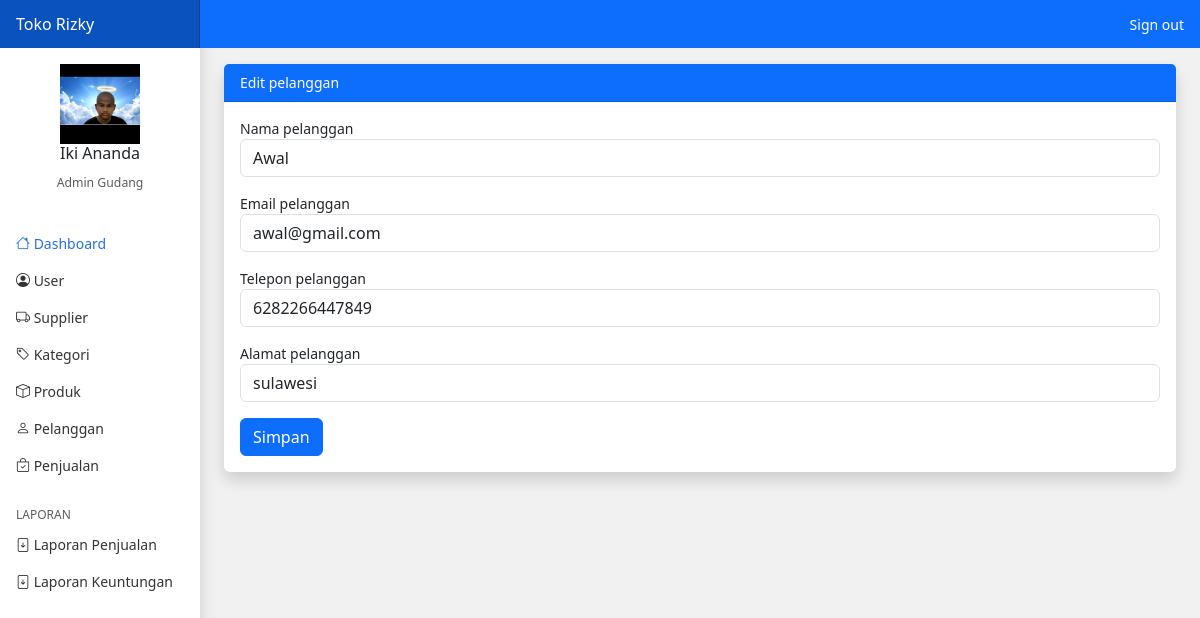
/gudang/index.php?page=pelanggan_edit&id=1 (signed in), run on the app's committed database.
### tables this page shows
CREATE TABLE `pelanggan` (
  `id_pelanggan` int(11) NOT NULL,
  `id_toko` int(11) NOT NULL,
  `nama_pelanggan` varchar(100) NOT NULL,
  `email_pelanggan` varchar(100) NOT NULL,
  `telepon_pelanggan` varchar(25) NOT NULL,
  `alamat_pelanggan` varchar(100) NOT NULL
);

### gudang/pelanggan_edit.php (the view, shortened to what this page needs)
<?php
$id_pelanggan = $_GET['id'];
$id_toko =$_SESSION['user']['id_toko'];
$ambil = $koneksi->query("SELECT * FROM pelanggan WHERE id_pelanggan ='$id_pelanggan' AND id_toko ='$id_toko' ");
$pelanggan = $ambil->fetch_assoc();
?>
<div class="card border-0 shadow">
    <div class="card-header bg-primary text-white">Edit pelanggan</div>
    <div class="card-body">
        <form method="post">
            <div class="mb-3">
                <label>Nama pelanggan</label>
                <input type="text" name="nama" class="form-control" value="<?php echo $pelanggan['nama_pelanggan'] ?>">
            </div>
            <div class="mb-3">
                <label>Email pelanggan</label>
                <input type="text" name="email" class="form-control" value="<?php echo $pelanggan['email_pelanggan'] ?>">
            </div>
            <div class="mb-3">
                <label>Telepon pelanggan</label>
                <input type="text" name="telepon" class="form-control" value="<?php echo $pelanggan['telepon_pelanggan'] ?>">
            </div>
            <div class="mb-3">
                <label>Alamat pelanggan</label>
                <input type="text" name="alamat" class="form-control" value="<?php echo $pelanggan['alamat_pelanggan'] ?>">
            </div>
            <button class="btn btn-primary" name="simpan">Simpan</button>
        </form>
    </div>
</div>

### assets/css/dashboard.css (style rules this page uses)
body { font-size: .875rem; }

### data on the page
pelanggan: nama "Awal", email "awal@gmail.com", telepon "6282266447849", alamat "sulawesi"

### other printed values
$_SESSION['user']['nama_user'] "Iki Ananda"
